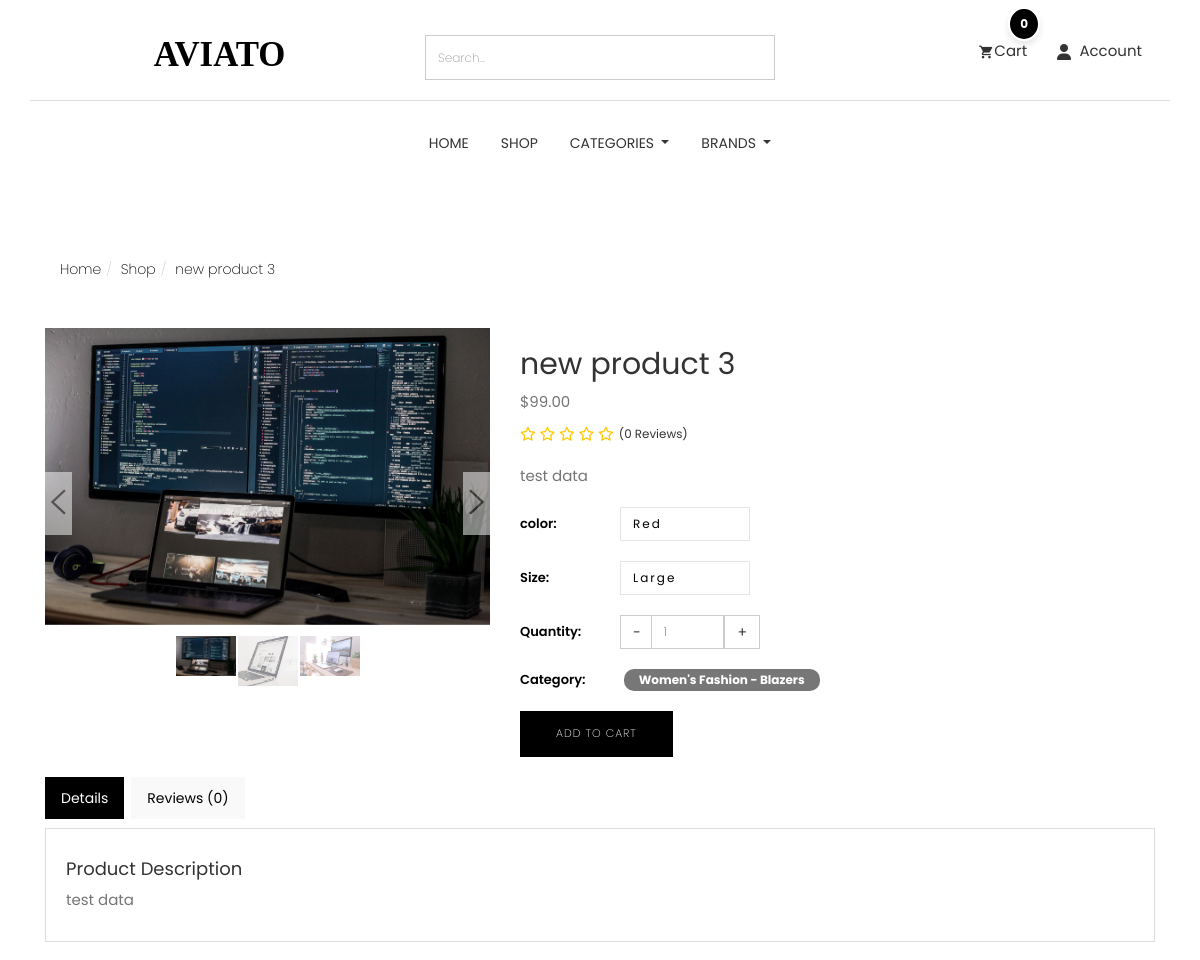
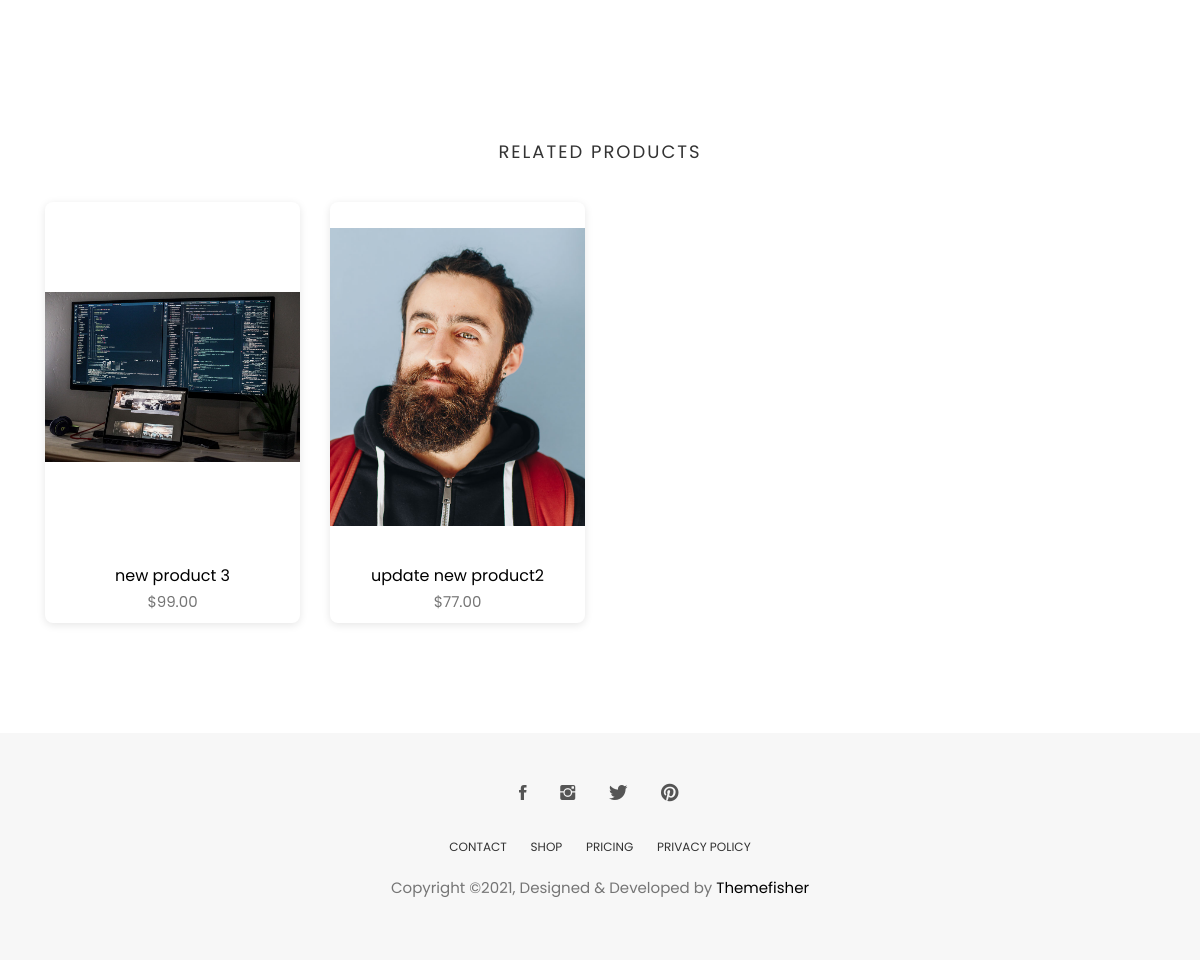
The page /products/8b560381-08e7-4dc5-84b5-dd15d8559b88 on the database as committed earlier (2 pictures, top to bottom).
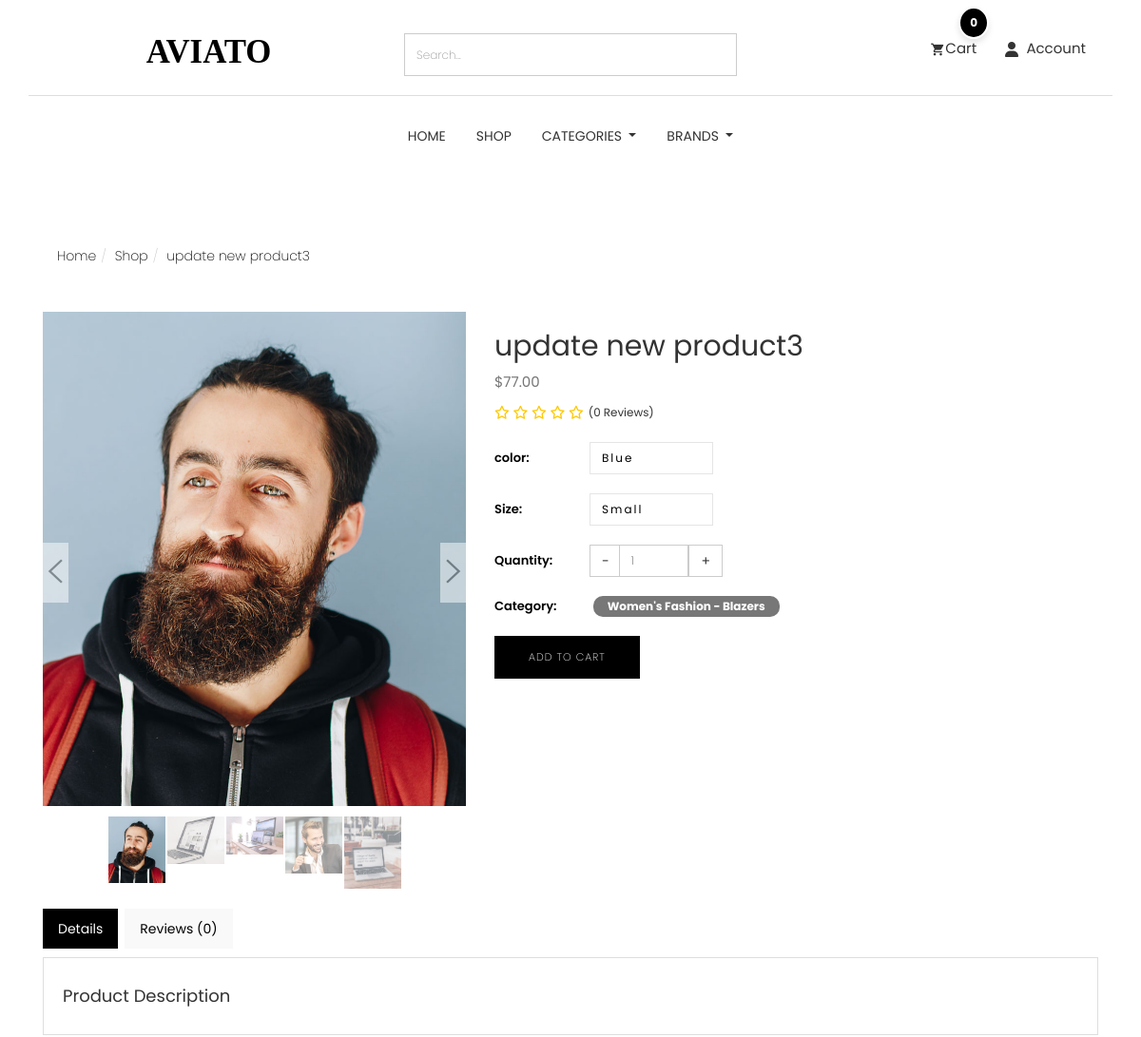
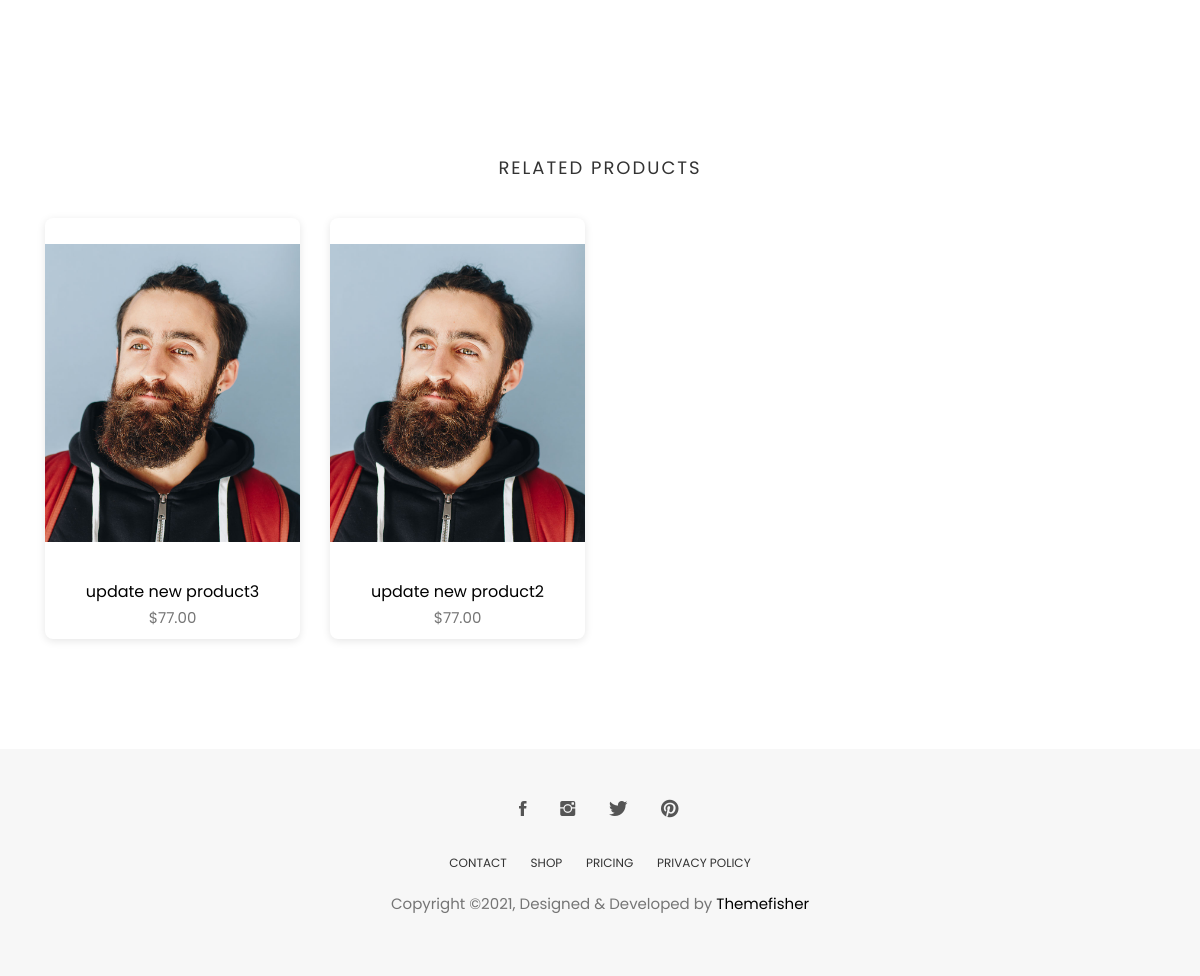
The same page on the database as committed later (2 pictures, top to bottom).
### store/models.py (models this page shows, shortened)
class Product(models.Model):
    id = models.UUIDField(primary_key=True, default=uuid.uuid4, editable=False)
    name = models.CharField( max_length=50)
    image = models.ImageField(upload_to='product/',null=True,blank=True)
    stock = models.IntegerField(default=1)
    price = models.DecimalField(max_digits=10, decimal_places=2, default=Decimal('0.00'))
    description = models.TextField(max_length=10000, blank=True)
    created_at = models.DateTimeField(default=timezone.now)
    modified_date = models.DateTimeField(auto_now=True)
    slug = models.SlugField(null=True, blank=True)
    views = models.PositiveIntegerField(default=0)
    is_available = models.BooleanField(default=True)
    on_sale = models.BooleanField(default=False)
    PRDBrand = models.ForeignKey('Brand', related_name='product_brand', on_delete=models.CASCADE, blank=True, null=True, verbose_name="Brand")
    like = models.ManyToManyField(User, blank=True, related_name='product_favourite')
    category = models.ForeignKey(Subcategory, related_name='product_subcategory', verbose_name="Subcategory", null=True, blank=True, on_delete=models.CASCADE)
    class Meta:
        ordering = ['-created_at']
        verbose_name = "Product"
        verbose_name_plural = "Products"
    def save(self, *args, **kwargs):
        if not self.slug:
            self.slug = slugify(self.name)
        super(Product, self).save(*args, **kwargs)
    def avr_review(self):
        reviews = ReviewRating.objects.filter(product=self , status=True).aggregate(average=Avg('rating'))
        avg =0
        if reviews['average'] is not None:
            avg = float(reviews['average'])
        return avg
    def count_review(self):
        reviews = ReviewRating.objects.filter(product=self , status=True).aggregate(count=Count('rating'))
        count = 0
        if reviews['count'] is not None:
            count = int(reviews['count'])
        return count
    def __str__(self):
        return self.name

class ProductImage(models.Model):
    product = models.ForeignKey(Product, on_delete=models.CASCADE, related_name='images')
    image = models.ImageField(upload_to='product/',null=True,blank=True)

### category/models.py (models this page shows, shortened)
class Subcategory(models.Model):
    id = models.UUIDField(primary_key=True, default=uuid.uuid4, editable=False)
    name = models.CharField(max_length=255)
    category = models.ForeignKey(Category, related_name='subcategories', on_delete=models.CASCADE)
    description = models.TextField(blank=True, null=True)
    image = models.ImageField(null=True,blank=True,upload_to='subcategory-image/')
    class Meta:
        verbose_name = "Subcategory"
        verbose_name_plural = "Subcategories"
        ordering = ['name']  # Subcategories will be ordered alphabetically by name.
    def __str__(self):
        return f"{self.category.name} - {self.name}"
    def get_url(self):
        return reverse('products_by_subcategory',args=[self.id])

class Category(models.Model):
    id = models.UUIDField(primary_key=True, default=uuid.uuid4, editable=False)
    name = models.CharField(max_length=255, unique=True)
    description = models.TextField(blank=True, null=True)
    image = models.ImageField(null=True,blank=True,upload_to='category-image/')
    class Meta:
        verbose_name = "Category"
        verbose_name_plural = "Categories"
        ordering = ['name']  # Categories will be ordered alphabetically by name.

### store/views.py (the view)
# urls.py: path('<str:product_id>' , views.product_details , name='product_details'),
def product_details(request,product_id):
    try:
        single_product = Product.objects.get(id=product_id)
        reviews = ReviewRating.objects.filter(product_id=single_product.id , status=True)
        if request.user.is_authenticated:
            in_cart = CartItem.objects.filter(user=request.user , product = product_id).exists()
            try:
                orderproduct = OrderProduct.objects.filter(user=request.user , product_id=single_product.id).exists()
            except OrderProduct.DoesNotExist:
                orderproduct = None
        else:
            orderproduct = None
            in_cart = CartItem.objects.filter(cart__cart_id = _cart_id(request) , product = product_id).exists()
    except Exception as e:
        raise e
    single_product.views+=1
    single_product.save()
    product_gallary = ProductImage.objects.filter(product_id=single_product.id)
    related = Product.objects.filter(category=single_product.category)
    orderproduct_counter =  OrderProduct.objects.filter( product_id=single_product.id)
    orderproduct_count = orderproduct_counter.count()
    context = {
        'single_product':single_product,
        'product_gallary':product_gallary,
        'related':related,
        'in_cart':in_cart,
        'reviews':reviews,
        'orderproduct':orderproduct,
        'orderproduct_count':orderproduct_count
    }
    return render(request , 'products/product_details.html' , context)

### cart/cart_utils.py (called while the page is built)
def _cart_id(request):
    cart = request.session.session_key
    if not cart:
        cart = request.session.create()
    return cart

### category/category_context.py (called while the page is built)
def nav_links(request):
    categories_nav = Category.objects.all()
    subcategories_nav = Subcategory.objects.all()
    brands_nav = Brand.objects.all()
    context = {
        'categories_nav':categories_nav,
        'brands_nav':brands_nav,
        'subcategories_nav':subcategories_nav,
    }
    return context

### store/models.py (called while the page is built)
    def colors(self):
        return super(VariationManager,self).filter(variation_category='color',is_active=True)

    def sizes(self):
        return super(VariationManager,self).filter(variation_category='size',is_active=True)

    def get_url(self):
        return reverse('products_by_brand',args=[self.id])

    def __str__(self):
        return self.name

### store/templates/products/product_details.html (shortened to what the changed rows need)
{% extends "base.html" %}
{% load static %}
{% block body %}
<section class="single-product">
	<div class="container">
		<div class="row">
			<div class="col-md-6">
				<ol class="breadcrumb">
					<li><a href="/">Home</a></li>
					<li><a href="{% url 'product_list'%}">Shop</a></li>
					<li class="active">{{single_product.name}}</li>
				</ol>
			</div>
		</div>
		<div class="row mt-20">
			<div class="col-md-5">
				<div class="single-product-slider">
					<div id='carousel-custom' class='carousel slide' data-ride='carousel'>
						<div class='carousel-outer'>
							<div class='carousel-inner'>
								<div class='item active'>
									<img src="{{ single_product.image.url }}" alt='Main Product Image'
										data-zoom-image="{{ single_product.image.url }}" />
								</div>
							</div>
						</div>
						<ol class='carousel-indicators mCustomScrollbar meartlab'>
							<li data-target='#carousel-custom' data-slide-to='0' class='active'>
								<img src="{{ single_product.image.url }}" alt='Main Product Thumbnail' />
							</li>
							{% for image in product_gallary %}
							<li data-target='#carousel-custom' data-slide-to='{{ forloop.counter }}'>
								<img src="{{ image.image.url }}" alt='Product Thumbnail' />
							</li>
							{% endfor %}
						</ol>
					</div>
				</div>
			</div>
			<div class="col-md-7">
				<form action="{% url 'add_to_cart' single_product.id %}"
					href="{% url 'add_to_cart' single_product.id %}" method="POST">
					<div class="single-product-details">
						<h2>{{single_product}}</h2>
						<p class="product-price">${{single_product.price}}</p>
						<div class="d-flex mb-3">
							<div class="rating-star me-2">
								<span>
								</span>
							</div>
							<small class="pt-1">({{single_product.count_review}} Reviews)</small>
						</div>
						<p class="product-description mt-20">
							{{single_product.description}}
						</p>
						{% if single_product.product_variation.colors %}
						<div class="product-size">
							<span>color:</span>
							<select name="color" class="form-control">
								{% for i in single_product.product_variation.colors  %}
								<option value="{{i.variation_value | lower}}">{{i.variation_value | capfirst}}</option>
								{% endfor %}
							</select>
						</div>
						{% endif %}
						{% if single_product.product_variation.sizes %}
						<div class="product-size">
							<span>Size:</span>
							<select name="size" class="form-control">
								{% for i in single_product.product_variation.sizes  %}
								<option value="{{i.variation_value | lower}}">{{i.variation_value | capfirst}}</option>
								{% endfor %}
							</select>
						</div>
						{% endif %}
						<div class="product-quantity">
							<span>Quantity:</span>
							<div class="product-quantity-slider">
							</div>
						</div>
						<div class="product-category">
							<span>Category:</span>
							<a class="badge py-2 px-4"
								href="{{single_product.category.get_url}}">{{single_product.category}}</a>
						</div>
						{% if single_product.stock <= 0 %}
						<a href="" class="btn btn-main mt-20 disabled">Add To Cart</a>
						{% else %}
						{% if in_cart %}
						<div class="">
							<button type="submit" class="btn btn-main mt-20 ">Add To
								Cart</button>
							<span class="badge badge-anime py-3 px-3 bg-success mt-4 ms-5">This product already in your
								cart</span>
						</div>
						{% else %}
						<button type="submit" class="btn btn-main mt-20 ">Add To Cart</button>
						{% endif %}
						{% endif %}
					</div>
				</form>
			</div>
		</div>
		<div class="row">
			<div class="col-xs-12">
				<div class="tabCommon mt-20">
					<ul class="nav nav-tabs">
						<li class=""><a data-toggle="tab" href="#reviews" aria-expanded="false">Reviews
								({{single_product.count_review}})</a></li>
					</ul>
					<div class="tab-content patternbg">
						<div id="details" class="tab-pane fade active in">
							<h4>Product Description</h4>
							<p>{{single_product.description}}</p>
						</div>
					</div>
				</div>
			</div>
		</div>
	</div>
</section>
<section class="products related-products section">
	<div class="container">
		<div class="row">
			<div class="title text-center">
				<h2>Related Products</h2>
			</div>
		</div>
		<div class="row">
			{% for product in related %}
			<div class="col-md-3">
				<div class="product-item">
					<div class="product-thumb">
						<img class="img-responsive" src="{{product.image.url}}" alt="product-img" />
					</div>
					<div class="product-content">
						<h4><a href="{% url 'product_details' product.id %}">{{product.name}}</a></h4>
						<p class="price">${{product.price}}</p>
					</div>
				</div>
			</div>
			{% endfor %}
		</div>
	</div>
</section>
{% endblock body %}

Rows that differ between the two databases and show on the page:
changed Product "Women's Fashion - Blazers": name "new product 3" → "update new product3"; image: a different picture; price "99.00" → "77.00"; description "test data" → (not shown)
added ProductImage: image (picture)
added ProductImage: image (picture)
Other text that changed with them:
form field color: "Red" → "Blue"
form field size: "Large" → "Small"
